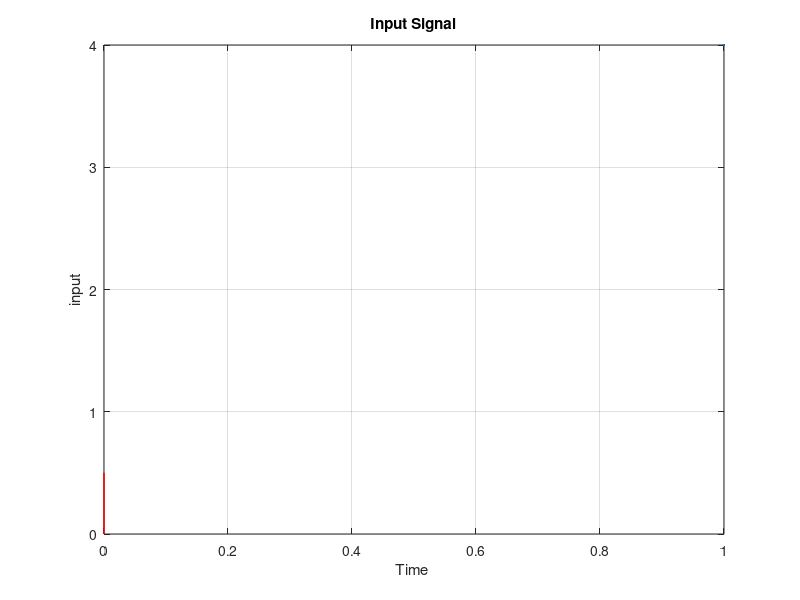

MATLAB code to generate this figure:
ts = 1e-9;        
fs = 1 / ts;     
T = 1e-5;         
tau = 1e-6;   
alpha=0.5;
C=3e8;

t = 0:ts:T;       
tlen = length(t); 

R=450;
t_d=2*R/C;
y=zeros(1,tlen);
start_td=round(t_d/ts)+1;
end_tau=round((t_d+tau)/ts)+1;
y(start_td:end_tau)=alpha*ones(1,end_tau-start_td+1);

figure;
plot(t, y,'r',LineWidth=4);
xlabel('Time ');
ylabel('input');
title('Input Signal');
grid on;